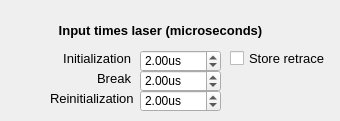
         <widget class="QWidget" name="tab">
          <attribute name="title">
           <string>laser times</string>
          </attribute>
          <widget class="QLabel" name="label_68">
           <property name="geometry">
            <rect>
             <x>50</x>
             <y>90</y>
             <width>91</width>
             <height>16</height>
            </rect>
           </property>
           <property name="font">
            <font>
             <pointsize>10</pointsize>
            </font>
           </property>
           <property name="text">
            <string>Reinitialization</string>
           </property>
           <property name="alignment">
            <set>Qt::AlignLeading|Qt::AlignLeft|Qt::AlignVCenter</set>
           </property>
          </widget>
          <widget class="QLabel" name="label_69">
           <property name="geometry">
            <rect>
             <x>70</x>
             <y>70</y>
             <width>61</width>
             <height>16</height>
            </rect>
           </property>
           <property name="font">
            <font>
             <pointsize>10</pointsize>
            </font>
           </property>
           <property name="text">
            <string>Break</string>
           </property>
           <property name="alignment">
            <set>Qt::AlignRight|Qt::AlignTrailing|Qt::AlignVCenter</set>
           </property>
          </widget>
          <widget class="QCheckBox" name="storeRetraceConf_laser">
           <property name="geometry">
            <rect>
             <x>230</x>
             <y>50</y>
             <width>101</width>
             <height>16</height>
            </rect>
           </property>
           <property name="font">
            <font>
             <pointsize>10</pointsize>
            </font>
           </property>
           <property name="accessibleName">
            <string/>
           </property>
           <property name="inputMethodHints">
            <set>Qt::ImhNone</set>
           </property>
           <property name="text">
            <string>Store retrace</string>
           </property>
          </widget>
          <widget class="QLabel" name="label_73">
           <property name="geometry">
            <rect>
             <x>40</x>
             <y>20</y>
             <width>241</width>
             <height>20</height>
            </rect>
           </property>
           <property name="font">
            <font>
             <pointsize>10</pointsize>
             <weight>75</weight>
             <bold>true</bold>
            </font>
           </property>
           <property name="text">
            <string>Input times laser (microseconds)</string>
           </property>
           <property name="alignment">
            <set>Qt::AlignCenter</set>
           </property>
          </widget>
          <widget class="QLabel" name="label_77">
           <property name="geometry">
            <rect>
             <x>50</x>
             <y>50</y>
             <width>81</width>
             <height>16</height>
            </rect>
           </property>
           <property name="font">
            <font>
             <pointsize>10</pointsize>
            </font>
           </property>
           <property name="text">
            <string>Initialization</string>
           </property>
           <property name="alignment">
            <set>Qt::AlignRight|Qt::AlignTrailing|Qt::AlignVCenter</set>
           </property>
          </widget>
          <widget class="ScienDSpinBox" name="laser_in">
           <property name="geometry">
            <rect>
             <x>140</x>
             <y>50</y>
             <width>81</width>
             <height>22</height>
            </rect>
           </property>
           <property name="suffix">
            <string>us</string>
           </property>
           <property name="value">
            <double>2.000000000000000</double>
           </property>
          </widget>
          <widget class="ScienDSpinBox" name="laser_off">
           <property name="geometry">
            <rect>
             <x>140</x>
             <y>70</y>
             <width>81</width>
             <height>22</height>
            </rect>
           </property>
           <property name="suffix">
            <string>us</string>
           </property>
           <property name="value">
            <double>2.000000000000000</double>
           </property>
          </widget>
          <widget class="ScienDSpinBox" name="laser_re">
           <property name="geometry">
            <rect>
             <x>140</x>
             <y>90</y>
             <width>81</width>
             <height>22</height>
            </rect>
           </property>
           <property name="suffix">
            <string>us</string>
           </property>
           <property name="value">
            <double>2.000000000000000</double>
           </property>
          </widget>
         </widget>
